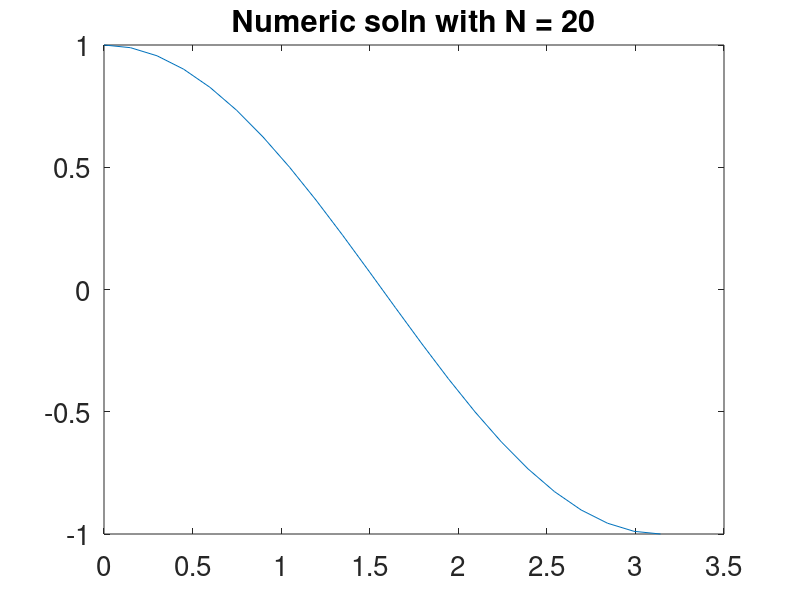

The MATLAB script that drew this image:
alph = 1;
bet = -1;
N = 20;
dx = pi/(N + 1);

%A = diag(ones(N-1,1), -1) + diag(ones(N-1,1), 1) + (-2 + dx^2)*diag(ones(N,1));
v = ones(N,1);
A = spdiags([v (-2 + dx^2)*v v], [-1 0 1], N, N);

u = A \ [-alph; zeros(N-2, 1); -bet];
plot(pi*(0:N+1)'/(N+1), [alph; u; bet])
set(gca, 'FontSize', 20)
title('Numeric soln with N = 20')

